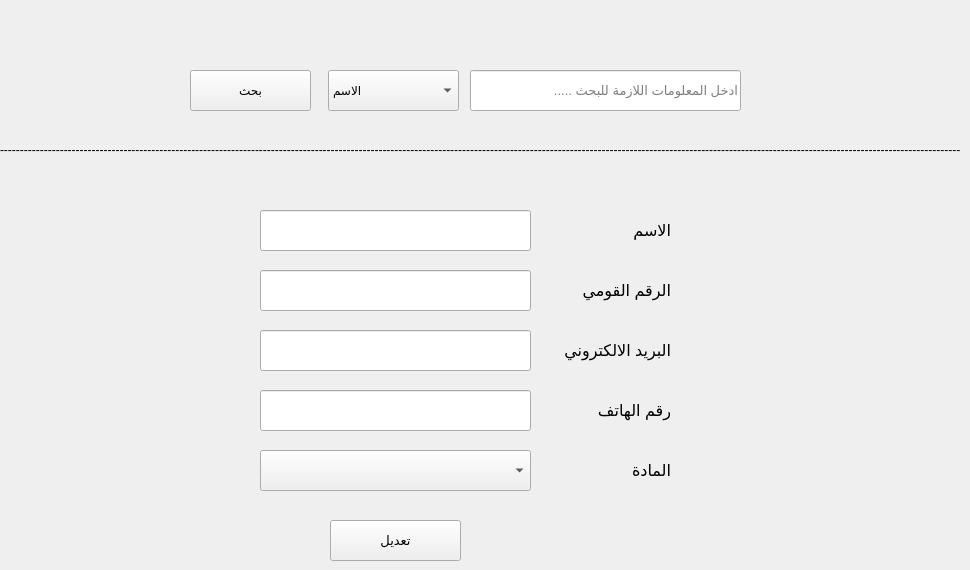
          <widget class="QWidget" name="tab_26">
           <attribute name="title">
            <string>تعديل مدرس</string>
           </attribute>
           <widget class="QLabel" name="label_85">
            <property name="geometry">
             <rect>
              <x>540</x>
              <y>330</y>
              <width>131</width>
              <height>41</height>
             </rect>
            </property>
            <property name="font">
             <font>
              <pointsize>12</pointsize>
             </font>
            </property>
            <property name="text">
             <string>البريد الالكتروني</string>
            </property>
           </widget>
           <widget class="QLabel" name="label_62">
            <property name="geometry">
             <rect>
              <x>550</x>
              <y>210</y>
              <width>121</width>
              <height>41</height>
             </rect>
            </property>
            <property name="font">
             <font>
              <pointsize>12</pointsize>
             </font>
            </property>
            <property name="text">
             <string>الاسم</string>
            </property>
           </widget>
           <widget class="QLineEdit" name="lineEdit_61">
            <property name="geometry">
             <rect>
              <x>260</x>
              <y>390</y>
              <width>271</width>
              <height>41</height>
             </rect>
            </property>
            <property name="font">
             <font>
              <pointsize>10</pointsize>
             </font>
            </property>
           </widget>
           <widget class="QComboBox" name="comboBox_24">
            <property name="geometry">
             <rect>
              <x>260</x>
              <y>450</y>
              <width>271</width>
              <height>41</height>
             </rect>
            </property>
            <property name="font">
             <font>
              <pointsize>10</pointsize>
             </font>
            </property>
           </widget>
           <widget class="QLineEdit" name="lineEdit_62">
            <property name="geometry">
             <rect>
              <x>260</x>
              <y>210</y>
              <width>271</width>
              <height>41</height>
             </rect>
            </property>
            <property name="font">
             <font>
              <pointsize>10</pointsize>
             </font>
            </property>
           </widget>
           <widget class="QLineEdit" name="lineEdit_63">
            <property name="geometry">
             <rect>
              <x>260</x>
              <y>330</y>
              <width>271</width>
              <height>41</height>
             </rect>
            </property>
            <property name="font">
             <font>
              <pointsize>10</pointsize>
             </font>
            </property>
           </widget>
           <widget class="QLabel" name="label_86">
            <property name="geometry">
             <rect>
              <x>550</x>
              <y>450</y>
              <width>121</width>
              <height>41</height>
             </rect>
            </property>
            <property name="font">
             <font>
              <pointsize>12</pointsize>
             </font>
            </property>
            <property name="text">
             <string>المادة</string>
            </property>
           </widget>
           <widget class="QPushButton" name="pushButton_28">
            <property name="geometry">
             <rect>
              <x>330</x>
              <y>520</y>
              <width>131</width>
              <height>41</height>
             </rect>
            </property>
            <property name="font">
             <font>
              <pointsize>10</pointsize>
             </font>
            </property>
            <property name="text">
             <string>تعديل</string>
            </property>
           </widget>
           <widget class="QLineEdit" name="lineEdit_64">
            <property name="geometry">
             <rect>
              <x>260</x>
              <y>270</y>
              <width>271</width>
              <height>41</height>
             </rect>
            </property>
            <property name="font">
             <font>
              <pointsize>10</pointsize>
             </font>
            </property>
           </widget>
           <widget class="QLabel" name="label_87">
            <property name="geometry">
             <rect>
              <x>540</x>
              <y>390</y>
              <width>131</width>
              <height>41</height>
             </rect>
            </property>
            <property name="font">
             <font>
              <pointsize>12</pointsize>
             </font>
            </property>
            <property name="text">
             <string>رقم الهاتف</string>
            </property>
           </widget>
           <widget class="QLabel" name="label_88">
            <property name="geometry">
             <rect>
              <x>550</x>
              <y>270</y>
              <width>121</width>
              <height>41</height>
             </rect>
            </property>
            <property name="font">
             <font>
              <pointsize>12</pointsize>
             </font>
            </property>
            <property name="text">
             <string>الرقم القومي</string>
            </property>
           </widget>
           <widget class="QComboBox" name="comboBox_32">
            <property name="geometry">
             <rect>
              <x>328</x>
              <y>70</y>
              <width>131</width>
              <height>41</height>
             </rect>
            </property>
            <item>
             <property name="text">
              <string>الاسم</string>
             </property>
            </item>
            <item>
             <property name="text">
              <string>الكود</string>
             </property>
            </item>
            <item>
             <property name="text">
              <string>الرقم القومي</string>
             </property>
            </item>
            <item>
             <property name="text">
              <string>رقم الهاتف</string>
             </property>
            </item>
           </widget>
           <widget class="QLineEdit" name="lineEdit_92">
            <property name="geometry">
             <rect>
              <x>470</x>
              <y>70</y>
              <width>271</width>
              <height>41</height>
             </rect>
            </property>
            <property name="font">
             <font>
              <pointsize>10</pointsize>
             </font>
            </property>
            <property name="placeholderText">
             <string>ادخل المعلومات اللازمة للبحث .....</string>
            </property>
           </widget>
           <widget class="QPushButton" name="pushButton_60">
            <property name="geometry">
             <rect>
              <x>190</x>
              <y>70</y>
              <width>121</width>
              <height>41</height>
             </rect>
            </property>
            <property name="font">
             <font/>
            </property>
            <property name="text">
             <string>بحث</string>
            </property>
           </widget>
           <widget class="QLabel" name="label_19">
            <property name="geometry">
             <rect>
              <x>0</x>
              <y>140</y>
              <width>961</width>
              <height>20</height>
             </rect>
            </property>
            <property name="text">
             <string>-------------------------------------------------------------------------------------------------------------------------------------------------------------------------------------------------------------------------------------------------</string>
            </property>
           </widget>
          </widget>
